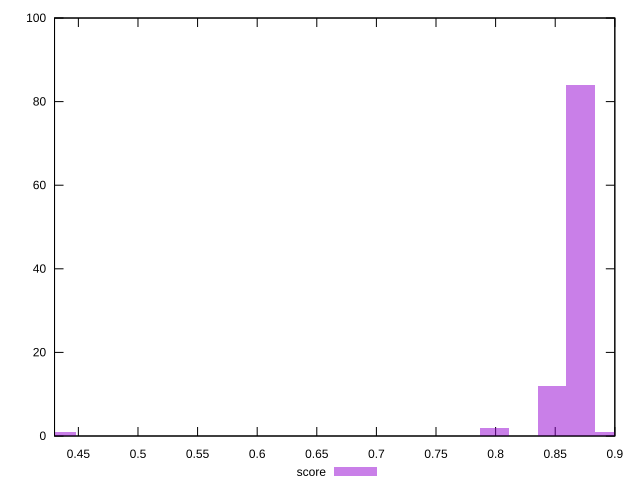

The script that saved this image:
reset

$score <<EOF
0.43573742128437865 1
0.8714748425687573 84
0.8472672080529584 12
0.7988519390213608 2
0.8956824770845561 1
EOF

set key outside below
set boxwidth 0.024207634515798812
set xrange [0.43:0.9]
set yrange [0:100]
set trange [0:100]
set style fill transparent solid 0.5 noborder
set terminal svg size 640, 490 enhanced background rgb 'white'
set output "report_00020_2021-02-19T21:17:38.612Z2/first-meaningful-paint/samples/pages+cached/score/histogram.svg"

plot $score title "score" with boxes

reset
